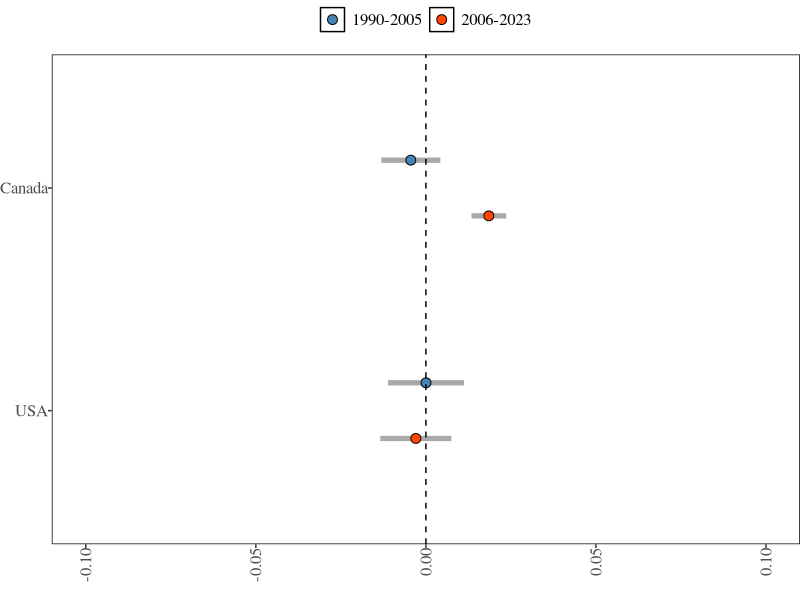
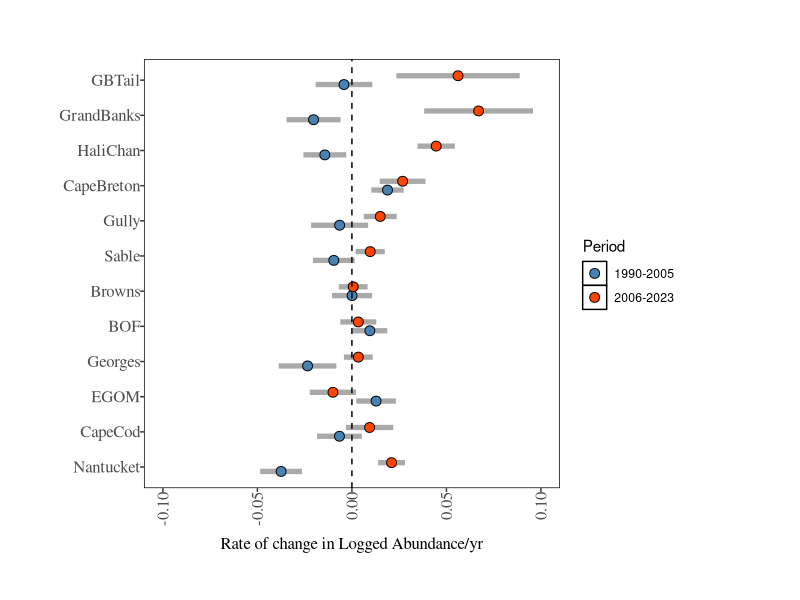
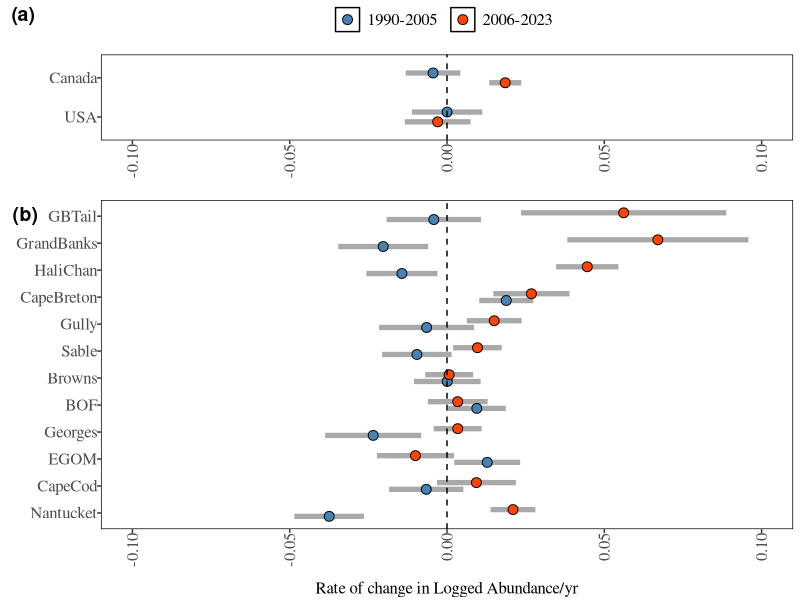
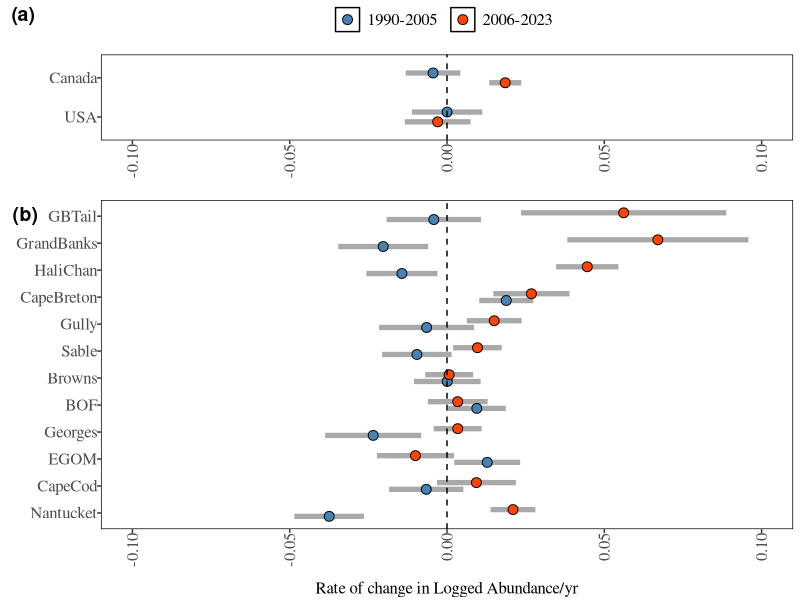
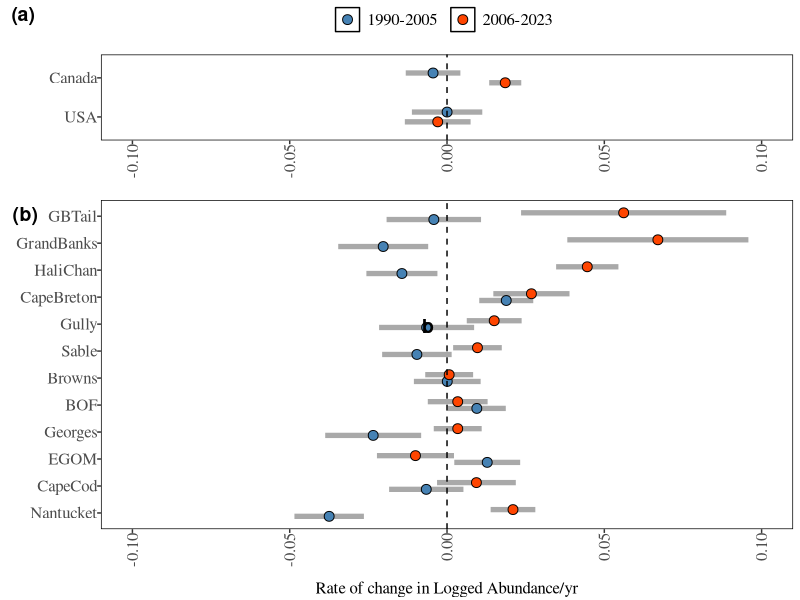
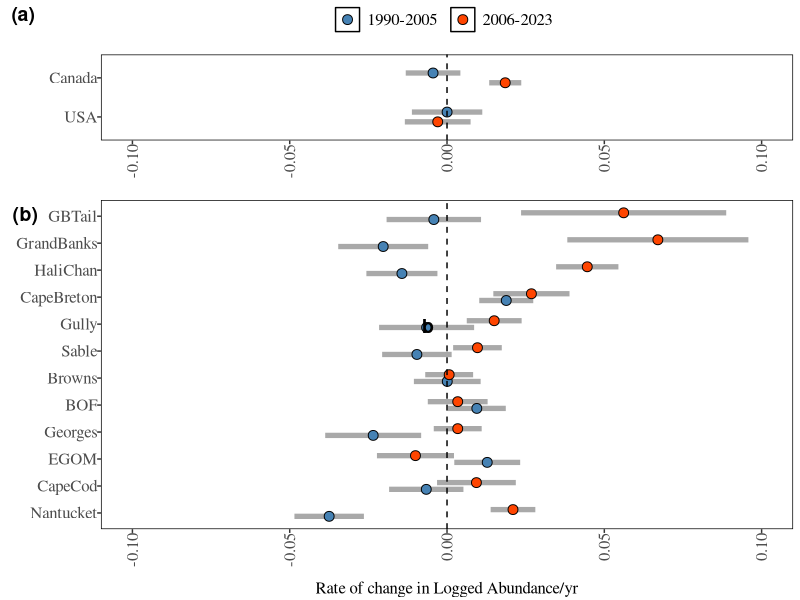
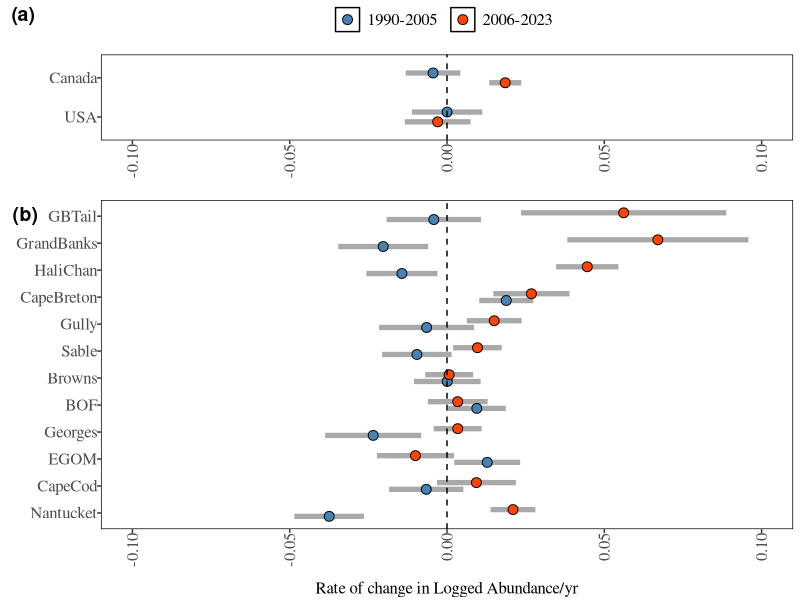

Write the R code that produced these figures, in order. (Note: this script raises an error after producing the figures.)
library(tidyverse)
library(broom)
library(dplyr)

library(ggplot2)
library(cowplot)
library(patchwork)
library(gridExtra)
library(RColorBrewer)
library(scales)

library(grid)  # For unit() function
#theme----
theme_replace(panel.grid.minor = element_blank(), panel.grid.major = element_line(colour="black"),
              
              strip.background=element_rect(colour="black",fill="white"))

theme_set(theme_bw())

theme_replace(legend.key =element_rect(colour="black",fill="white"),
              
              plot.margin = unit(c(1.5,3,1.5,1), "cm"),
              
              #plot.margin=margin(3,4,4,0),
              
              #plot.margin=margin(3,4,4,0),
              
              plot.title=element_text(size=16,vjust=1.5,family="serif"),
              
              legend.background=element_rect(size=.9,colour="white",fill="white"),
              
              strip.text=element_text(size=14,family="serif",angle=0),
              
              panel.border = element_rect(colour = "black",fill=NA),
              
              panel.grid.minor = element_blank(), panel.grid.major = element_blank(),
              
              strip.background=element_rect(colour="black",fill="white"),
              
              axis.text.x = element_text(angle = 90, vjust = 0.5, hjust=1,size=12,family="serif"),
              
              axis.text.y = element_text(angle = 0, vjust = 0.5, hjust=1,size=12,family="serif"),
              
              axis.title.x=element_text(size=12,hjust=0.5,vjust=-2,family="serif"))

pd <- position_dodge(.5)
#END theme----


#ABUNDANCE SLOPES Calculate and plot the change in slope for each time period
#Regional
Reg_SlopSpring <- read.csv(here::here("2025-04-23/Output/IndexAbundance/RegionAbdSlope.Spring.csv"),row.names=NULL)
names(Reg_SlopSpring)
Reg_SlopSpring$Period[Reg_SlopSpring$Period == "Before Warming"] <- "1990-2005"
Reg_SlopSpring$Period[Reg_SlopSpring$Period == "During Warming"] <- "2006-2023"
#Figure ABD RATE----
Reg_SlopSpring$Ord2Region<-factor(Reg_SlopSpring$Index_Region, levels=c("USA","Canada"))

Reg_SlopSpring$RevPeriod <- factor(Reg_SlopSpring$Period, levels = c("2006-2023", "1990-2005")) 
RegionRatesPlot<-
  ggplot(Reg_SlopSpring , aes(x = factor(Ord2Region), y = estimate,fill=RevPeriod)) +
  geom_errorbar(aes(ymin = conf.low, ymax = conf.high), width=0,lwd=1.8,position=pd,colour="darkgrey") +
  geom_point(shape = 21, size = 3, position = pd) +
  guides(fill = guide_legend(reverse = TRUE)) +  # Reverse the legend order
  scale_fill_manual(values = c("orangered","steelblue" ))+ #Reverse the colors
  coord_flip() +
  geom_hline(yintercept = 0, linetype = "dashed") + # Dashed line for y=0
  ylim(-0.1,0.1)+
  # theme_minimal() + # A cleaner minimal theme
  theme(
    text = element_text(family = "serif"),  
    legend.position = "top",
    #legend.position.inside = c(0.25, 0.6),               # Position of the legend
    legend.box.background = element_blank(), # Transparent legend box
    legend.title = element_blank(),             # Hide legend title
    legend.text = element_text(size = 12, family = "serif"), # Customize legend text
    axis.text = element_text(size = 14),      # Customize x-axis label
    axis.title.y = element_blank(),             # Remove y-axis label
    axis.title.x = element_text(size = 14),      # Customize x-axis label
    plot.margin=margin(0,0,0,0))+
  xlab("")    +                                 # Clear x-axis label
  ylab("")
RegionRatesPlot

#Core Areas----


#2.2 Calculate and plot the change in slope for each time period for each CA----
abundance_ind_CA <- read.csv(here::here("2025-04-23/Output/IndexAbundance/abundance_ind_CA.csv"),row.names=NULL)
abundance_ind_CA$Period<-NULL
abundance_ind_CA$Period[abundance_ind_CA$Year<2006]<-"1990-2005"
abundance_ind_CA$Period[abundance_ind_CA$Year>2005]<-"2006-2023"

names(abundance_ind_CA)
abundance_ind_CA.spr<- subset(abundance_ind_CA, abundance_ind_CA$Season == "Spring")

abundance_ind_CA.spr$ordCoreArea<-factor(abundance_ind_CA.spr$Index_Region, levels=c("Nantucket","CapeCod","EGOM","Georges","BOF","Browns","Sable","CapeBreton","Gully","HaliChan","GrandBanks","GBTail"))

#Assign colors to regions----
region_colours2 <- c(
  "Nantucket" = "#56B4E9",
  "CapeCod" = "#2171B5",
  "EGOM" = "#004995",
  "Georges" = "#EDA752",
  "BOF" = "#8C510A",
  "Browns" = "#D8781D",
  "Sable" = "#C0C0C0",
  "Gully" = "#7F7F7F",
  "CapeBreton" = "#4D4D4D",
  "HaliChan" = "#00441B",
  "GrandBanks" = "#238B45",
  "GBTail" = "#81C784"
)


abundance_ind_CA.spr$ordCoreArea<-factor(abundance_ind_CA.spr$ordCoreArea, levels=names(region_colours2))
#END assign colors estimate slopes----
CA_Abundance_coefficients_df <- abundance_ind_CA.spr %>%
  group_by(ordCoreArea,Period) %>%
  do({
    model <- lm(log10(Index_Estimate+1) ~ Year, data = .)
    data.frame(t(coef(model)))
    tidy(model, conf.int = TRUE) # Includes coefficients with 95% CI by default
  }) %>%
  ungroup()

CA_Abundance_coefficients_df <- CA_Abundance_coefficients_df%>%
  filter(term == "Year")  # Replace "x" with "Intercept" to plot intercept

#END assign colors and order and estimate slopes----
pd <- position_dodge(.5)
# Plot the coefficients with error bars----
#ggplot(CA_Abundance_coefficients_df  , aes(x =  fct_rev(factor(ordCoreArea)), y = estimate,fill=Period)) +
CARatesPlot<-  ggplot(CA_Abundance_coefficients_df  , aes(x =  factor(ordCoreArea), y = estimate,fill=Period)) +
  geom_errorbar(aes(ymin = conf.low, ymax =conf.high),width=0,lwd=1.8,position=pd,colour="darkgrey")+
  geom_point(shape=21, size = 3,position=pd) +
  coord_flip()+
  scale_fill_manual(values=c("steelblue", "orangered"))+
  #geom_vline(xintercept = seq(1.5, length(unique(filtered_df$ordCore_Area)) - 0.5, by = 1),color = "gray", linetype = "solid", size = 0.5)+
  #geom_vline(xintercept=c(1.5,2.5),lty=2,col="gray50")+
  geom_hline(yintercept=0,lty=2)+#geom_text(aes(label=paste("R2=",signif(R2,digits=2)),x=1.2,y=min(slope)),cex=2)+
   ylim(-0.1,0.1)+
  xlab("")  +ylab("Rate of change in Logged Abundance/yr")
#+ggtitle("Rate of change in Abundance Before \n and during accelerated warming , Spring ")

  CARatesPlot
  

#END manual labels----
  # Ensure both plots have identical margins
  RegionRatesPlot<- RegionRatesPlot + theme(plot.margin = margin(t=0,b=0,l=10,r=5),axis.title.y = element_blank())
  CARatesPlot <- CARatesPlot + theme(plot.margin = margin(t=0,b=10,l=10,r=5),axis.title.y = element_blank(),legend.position = "none")
  
  # Combine plots with better alignment
  RatesAbdCombo <- plot_grid(
    RegionRatesPlot, 
    CARatesPlot, 
    nrow = 2, 
    rel_heights = c(1,2),rel_widths =c(1,1), 
    labels = c("(a)", "(b)"), 
    align = "v",  # Align both horizontally and vertically
    axis = "tblr"  # Align all axes
  )
  RatesAbdCombo
  ggsave(here::here("NancBranchDataScript/FancyFiguresforMS/SUPPRatesAbdCombo.jpeg"), plot =  RatesAbdCombo, dpi = 600, width = 8, height = 6, units = "in", device = "jpeg") 
  

FigureAbdSlopesRates<-
  plot_grid(RegionRatesPlot, CARatesPlot, nrow = 2,rel_heights = c(1, 2),labels = c("(a)", "(b)"),align = "v", axis = "lr") # Add labels
  plot_layout(guides = "collect") &
    theme(
      legend.title=element_blank(),legend.text=element_text(family="serif"),
      legend.position = "top",
      legend.box = "horizontal",
      legend.margin = margin(0, 0, 0, 0),
      legend.spacing.x = unit(0.2, 'cm'),
      plot.margin = margin(30, 30, 0, 30)
    )
  FigureAbdSlopesRates
#to be more accurate aobut labels, we can use the following code to add a legend
  library(cowplot)

  
  final_plot2 <- ggdraw(FigureAbdSlopesRates) +
    draw_plot_label(
      label = c("a", "b"),
      x = c(0.01,  0.52),
      y = c(0.01, 0.48),
      size = 14,
      fontface = "bold"
    )
  
  # Now print will work
  print(final_plot2)
  
  print(final_plot2)
# Save the final plot with legend
ggsave(here::here("NancBranchDataScript/FancyFiguresforMS/FigureAbdSlopesRates.jpeg"), plot = final_plot, dpi = 600, width = 8, height = 6, units = "in", device = "jpeg")



#ggsave(here::here("R/DataforFinalFigs/Figure2AbdAbdRates.tiff"), plot = Figure2AbdAbdRates, dpi = 600, width = 8, height = 6, units = "in", device = "tiff")
# END Plot abundance indexed regions  ----
#ggsave(here::here("NancBranchDataScript/FancyFiguresforMS/Figure2AbdAbdRates.jpeg"), plot = Figure2AbdAbdRates, dpi = 600, width = 8, height = 6, units = "in", device = "jpeg")



abundance_ind_CA$Period<-NULL
abundance_ind_CA$Period[abundance_ind_CA$Year<2006]<-"Before Warming"
abundance_ind_CA$Period[abundance_ind_CA$Year>2005]<-"During Warming"

CA_Abundance_coefficients_df <- abundance_ind_CA %>%
  group_by(Index_Region,Period) %>%
  do({
    model <- lm((Index_Estimate) ~ Year, data = .)
    data.frame(t(coef(model)))
    tidy(model, conf.int = TRUE) # Includes coefficients with 95% CI by default
  }) %>%
  ungroup()

CA_Abundance_coefficients_df <- CA_Abundance_coefficients_df%>%
  filter(term == "Year")  # Replace "x" with "Intercept" to plot intercept
CA_Abundance_coefficients_df$ordRegion<-factor(CA_Abundance_coefficients_df$Index_Region,levels=c("EGOM","BOF","CapeBreton","HaliChan",
                                                                                                  "CapeCod","Browns","Gully","GrandBanks",
                                                                                                  "Nantucket","Georges","Sable","GBTail"))

pd <- position_dodge(.5)

ggplot(CA_Abundance_coefficients_df  , aes(x =  fct_rev(factor(ordRegion)), y = estimate,fill=Period)) +
  geom_errorbar(aes(ymin = conf.low, ymax =conf.high),position=pd)+
  geom_point(shape=21, size = 3,position=pd) +
  coord_flip()+
  scale_fill_manual(values=c("steelblue", "orangered"))+
  #geom_vline(xintercept = seq(1.5, length(unique(filtered_df$ordCore_Area)) - 0.5, by = 1),color = "gray", linetype = "solid", size = 0.5)+
  #geom_vline(xintercept=c(1.5,2.5),lty=2,col="gray50")+
  geom_hline(yintercept=0,lty=2)+#geom_text(aes(label=paste("R2=",signif(R2,digits=2)),x=1.2,y=min(slope)),cex=2)+
  # ylim(-0.018,0.018)+
  xlab("")+  ylab("Rate of change in Abundance count/yr")+
  ggtitle("Rate of change in Abundance Before \n and during accelerated warming , Spring ")
#COGrates of change----
cogCAslope<- read.csv(here::here("R/DataforFinalFigs/COGSlopeCI_CoreAreas.csv"),row.names=NULL)
names(cogCAslope)
# PLOT COG Slopes and CI CORE AREAS and combine----
cogCAslope$ordCoreArea<-factor(cogCAslope$Stratum, levels=c("Nantucket","CapeCod","EGOM","Georges","BOF","Browns","Sable","CapeBreton","Gully","HaliChan","GrandBanks","GBTail"))


unique(cogCAslope$ordCoreArea)
cogCAslope_spr<-cogCAslope[cogCAslope$Season=="Spring",]
cogCAslope_spr$Period[cogCAslope_spr$Period == "Before Warming"] <- "1990-2005"
cogCAslope_spr$Period[cogCAslope_spr$Period == "During Warming"] <- "2006-2023"

cogCAslope_spr$ord2CoreArea <- factor(cogCAslope_spr$ordCoreArea,levels = rev(unique(cogCAslope_spr$ordCoreArea)))                               
unique(cogCAslope_spr$ord2CoreArea)
unique(cogCAslope_spr$ordCoreArea)
p1<-ggplot(cogCAslope_spr[cogCAslope_spr$AxesNE=="Latitude",] , aes(x = (ordCoreArea), y = estimate,fill=Period)) +
  geom_errorbar(aes(ymin = conf.low, ymax =conf.high),width=0,lwd=1.5,position=pd,colour="darkgrey")+
  geom_point(shape=21, size = 2,position=pd) +
  scale_fill_manual(values=c("steelblue", "orangered"))+
  geom_vline(xintercept = seq(1.5, length(unique(cogCAslope_spr$ordCoreArea)) - 0.5, by = 1),color = "gray", linetype = "solid", size = 0.5)+
  #geom_vline(xintercept=c(1.5,2.5),lty=2,col="gray50")+
  geom_hline(yintercept=0,lty=2)+#geom_text(aes(label=paste("R2=",signif(R2,digits=2)),x=1.2,y=min(slope)),cex=2)+
  #scale_x_discrete(limits = rev(levels(factor(COGSlopeCI$ordCore_Area))))+ 
  #ylim(-0.018,0.018)+
  xlab("")+  ylab("Rate of change (DD/yr)")+
  annotate("text", x = 1.6, y = .015, label = "North", hjust = 0,size=4,family="serif") +
  annotate("text", x = 1.6, y = -.012, label = "South", hjust = 0,size=4,family="serif") +
  labs(tag = "(a) Latitude")+
  theme(plot.tag.position = c(.3, 1.1),plot.tag = element_text(family = "serif"),
        axis.text.x =element_text(angle=90), 
        axis.title.y = element_text(margin = margin(r = 5)),  #  space for y-axis label
        plot.margin = margin(5.5, 5.5, 5.5, 5.5))  # Increase left margin

p1
p2<-ggplot(cogCAslope_spr[cogCAslope_spr$AxesNE=="Longitude",] , aes(x = ordCoreArea, y = estimate,fill=Period)) +
  geom_errorbar(aes(ymin = conf.low, ymax =conf.high),width=0,lwd=1.5,position=pd,colour="darkgrey")+
  geom_point(shape=21, size = 2,position=pd) +
  scale_fill_manual(values=c("steelblue", "orangered"))+
  #ylim(-0.018,0.018)+
  coord_flip() +
  geom_vline(xintercept = seq(1.5, length(unique(cogCAslope_spr$ordCoreArea)) - 0.5, by = 1),color = "gray", linetype = "solid", size = 0.5)+
  geom_hline(yintercept=0,lty=2)+#geom_text(aes(label=paste("R2=",signif(R2,digits=2)),x=1.2,y=min(slope)),cex=2)+
  xlab("")+  ylab("Rate of change (DD/yr)") +
  annotate("text", x = 3, y = -.019, label = "West", hjust = 0,size=4,family="serif") +
  annotate("text", x = 3, y = .017, label = "East", hjust = 0,size=4,family="serif") +
  labs(tag = "(b) Longitude",title=NULL)+
  theme(plot.tag.position = c(.3, 1.1),plot.tag = element_text(family = "serif"),
        axis.text.x=element_text(angle=90),
        axis.title.x= element_text(margin = margin(b = 0)),  # Bring x-axis label closer
        plot.margin = margin(5.5, 5.5, 5.5, 5.5))

p2
combined <- (p1 | p2) +
  plot_layout(guides = "collect") &
  theme(
    legend.title=element_blank(),legend.text=element_text(family="serif"),
    legend.position = "bottom",
    legend.box = "horizontal",
    legend.margin = margin(0, 0, 0, 0),
    legend.spacing.x = unit(0.5, 'cm'),
    plot.margin = margin(30, 10, 0, 5)
  )
combined
# Save with optimal dimensions for publication
#ggsave("combined_figure.pdf", combined, width = 10, height = 5, 
#      dpi = 300, device = cairo_pdf)
##END Combine----
ggsave(here::here("NancBranchDataScript/FancyFiguresforMS/FigureSCOGCASlopes.jpeg"), plot = combined, dpi = 600, width =10, height = 5, units = "in", device = "jpeg")
#END FOR SUPPLEMENTAL USING CA DATA----


#Plot deepening----
deepReg<-read.csv(here::here("2025-04-23/Output/Shift_Indicators/Seasonal_Deepening_Reg.csv"))

names(deepReg);summary(deepReg)
deepReg.spr<-deepReg[deepReg$Season=="Spring",]
deepReg.spr$ordRegion <- factor(deepReg.spr$Stratum, levels = c("Canada", "USA"))  # Set order for regions
deepReg.spr<-deepReg.spr%>% 
  mutate(Depth_MeanNeg = Depth_Mean*-1, 
         Depth_Q5Neg = Depth_Q5 *-1, 
         Depth_Q95Neg = Depth_Q95*-1)
Slope_Reg<- read.csv(here::here("2025-04-23/Output/Shift_Indicators/Deepening_Slope_Reg.csv"))
Slope_Reg.spr<-Slope_Reg[Slope_Reg$Season=="Spring",]
Slope_Reg.spr$Period[Slope_Reg.spr$Period == "Before Warming"] <- "1990-2005"
Slope_Reg.spr$Period[Slope_Reg.spr$Period == "During Warming"] <- "2006-2023"

names(Slope_Reg.spr);summary(Slope_Reg.spr)
Slope_Reg.spr<-Slope_Reg.spr%>% 
  mutate(estimateNeg = estimate*-1, 
         conf.lowNeg = conf.low*-1, 
         conf.highNeg = conf.high*-1)  # Negate the slope and confidence intervals
#Scaled slopes for DEEP by region period 
#modified in 8.1 and you can serach there for filtered_Deepening_coefficients_Reg_ScaledSpr

#Scaled slopes for COG by region period----
##Figure DEEP Panel A----
regpal<- c("orange", "darkblue")

DeepPlot<- 
  ggplot(data = deepReg.spr, aes(x = Year, y = Depth_MeanNeg),group=ordRegion)+
  geom_vline(xintercept=2005,lty=2,lwd=1.2)+
  geom_ribbon(aes(x = Year, ymin =  Depth_MeanNeg- Depth_Q5Neg, 
                  ymax = Depth_MeanNeg +Depth_Q95Neg, 
                  fill = ordRegion), alpha = 0.12) +  # Use geom_ribbon for the SE band
  geom_line(aes(color =  ordRegion), linewidth = 1) +                         # Line for the group
  geom_point(aes(color = ordRegion), shape = 19,size=2.5) +                        # Points for data
  scale_fill_manual(values = regpal) +                    # Custom fill colors
  scale_color_manual(values = regpal) +
  # Combine legends
  guides(color = guide_legend(title = ""),
         fill = "none") + 
  labs(y="Depth-Weighted Abundance (m)", x="")+
  guides(color = guide_legend(title = ""))+
  #annotate("text", x = 1996, y = 4.3, label = "1990-2005", color = "black", size = 5,family = "serif") +
  #annotate("text", x = 2014, y = 4.3, label = "2006-2023", color = "black", size = 5,family = "serif") +
  facet_wrap(.~ordRegion,scales="free_y")+
  theme(text = element_text(family = "serif"),  
        #legend.box.background = element_blank(), # Transparent legend box
        legend.position="none",
        #legend.position.inside = c(.15,.7),
        #legend.text = element_text(size = 14,family="serif"),
        plot.margin=margin(10, 5, 10, 15))
DeepPlot
#END Figure ABD A----
#Figure ABD RATE----
Slope_Reg.spr$Ord2Region<-factor(Slope_Reg.spr$Stratum, levels=c("USA","Canada"))

Slope_Reg.spr$RevPeriod <- factor(Slope_Reg.spr$Period, levels = c("2006-2023", "1990-2005")) 
DeepRegRatesPlot<-
  ggplot(Slope_Reg.spr , aes(x = factor(Ord2Region), y = estimateNeg,fill=RevPeriod)) +
  geom_errorbar(aes(ymin = conf.lowNeg, ymax = conf.highNeg), width=0,lwd=1.5,position=pd,colour="darkgrey") +
  geom_point(shape = 21, size = 3, position = pd) +
  guides(fill = guide_legend(reverse = TRUE)) +  # Reverse the legend order
  scale_fill_manual(values = c("orangered","steelblue" ))+ #Reverse the colors
  coord_flip() +
  geom_hline(yintercept = 0, linetype = "dashed") + # Dashed line for y=0
  # ylim(-0.06, 0.06) +
  theme_minimal() + # A cleaner minimal theme
  theme(
    text = element_text(family = "serif"),  
    legend.position.inside = c(0.25, 0.6),               # Position of the legend
    legend.box.background = element_blank(), # Transparent legend box
    legend.title = element_blank(),             # Hide legend title
    legend.text = element_text(size = 12, family = "serif"), # Customize legend text
    axis.text = element_text(size = 14),      # Customize x-axis label
    axis.title.y = element_blank(),             # Remove y-axis label
    axis.title.x = element_text(size = 14),      # Customize x-axis label
    plot.margin=margin(10,40,20,30))+
  xlab("") +                                     # Clear x-axis label
  ylab("Rate of change in Depth (m) /year")
DeepRegRatesPlot
FigureDeepDeepRates<-plot_grid(DeepPlot, DeepRegRatesPlot, nrow = 2,rel_heights = c(2, 1),labels = c("(a)", "(b)"))#,align = "v", axis = "lr") # Add labels
FigureDeepDeepRates
#ggsave(here::here("R/DataforFinalFigs/Figure2AbdAbdRates.tiff"), plot = Figure2AbdAbdRates, dpi = 600, width = 8, height = 6, units = "in", device = "tiff")
# END Plot abundance indexed regions  ----
ggsave(here::here("NancBranchDataScript/FancyFiguresforMS/FigureDeepDeepRates.jpeg"), plot = FigureDeepDeepRates, dpi = 600, width = 8, height = 6, units = "in", device = "jpeg")
#
#COmmit
#END Plot deepening----
# DWA CA
#read.csv(here::here("2025-04-23/Output/Shift_Indicators/Seasonal_Deepening_CA.csv"), row.names = NULL)
dslopCA<-read.csv(here::here("2025-04-23/Output/Shift_Indicators/Deepening_Slope_CA.csv"), row.names = NULL)
names(dslopCA)
dslopCA<-dslopCA%>% 
  mutate(estimateNeg = estimate*-1, 
         conf.lowNeg = conf.low*-1, 
         conf.highNeg = conf.high*-1)  # Negate the slope and confidence intervals
#Scaled slopes for DEEP by region period 
#modified in 8.1 and you can serach there for filtered_Deepening_coefficients_Reg_ScaledSpr

dslopCA$ordCoreArea<-factor(dslopCA$Stratum, levels=c("Nantucket","CapeCod","EGOM","Georges","BOF","Browns","Sable","CapeBreton","Gully","HaliChan","GrandBanks","GBTail"))
dslopCA$Period[dslopCA$Period == "Before Warming"] <- "1990-2005"
dslopCA$Period[dslopCA$Period == "During Warming"] <- "2006-2023"
dslopCA$RevPeriod <- factor(dslopCA$Period, levels = c("2006-2023", "1990-2005")) 

DeepCARatesPlot<-
  ggplot(dslopCA[dslopCA$Season=="Spring",] , aes(x = factor(ordCoreArea), y = estimateNeg,fill=RevPeriod)) +
  geom_errorbar(aes(ymin = conf.lowNeg, ymax = conf.highNeg), width=0,lwd=1.5,position=pd,colour="darkgrey") +
  geom_point(shape = 21, size = 3, position = pd) +
  guides(fill = guide_legend(reverse = TRUE)) +  # Reverse the legend order
  scale_fill_manual(values = c("orangered","steelblue" ))+ #Reverse the colors
  coord_flip() +
  geom_hline(yintercept = 0, linetype = "dashed") + # Dashed line for y=0
  scale_y_continuous(breaks = seq(-20, 20, by = 5), 
                     limits = c(-20, 20), 
                     labels = scales::number_format(accuracy = 1)) +
  # ylim(-0.06, 0.06) +
 theme_minimal() + # A cleaner minimal theme
  theme(
    text = element_text(family = "serif"),  
    legend.position.inside = c(0.25, 0.6),               # Position of the legend
    legend.box.background = element_blank(), # Transparent legend box
    legend.title = element_blank(),             # Hide legend title
    legend.text = element_text(size = 12, family = "serif"), # Customize legend text
    axis.text = element_text(size = 14),      # Customize x-axis label
    axis.title.y = element_blank(),             # Remove y-axis label
        axis.title.x = element_text(size = 14),      # Customize x-axis label
    panel.border = element_rect(colour = "black",fill=NA),
    plot.margin=margin(10,40,20,30))+
  xlab("") +                                     # Clear x-axis label
  ylab("Rate of change in Depth (m) /year")
DeepCARatesPlot
ggsave(here::here("NancBranchDataScript/FancyFiguresforMS/FigureSDeepCA_SlopesPlot.jpeg"), plot = DeepCARatesPlot, dpi = 600, width =10, height = 5, units = "in", device = "jpeg")
